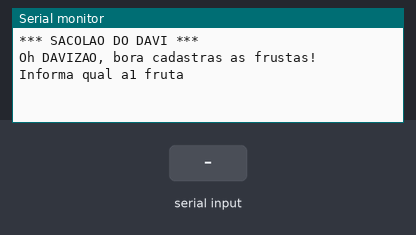
The sketch below on a simulated Arduino Uno, built with avr-gcc and run on an emulated ATmega328P. Shown: the last lines printed to the serial monitor. The inputs (shaded band) are chosen by the test bench.

Above: at 0.8 s.
0.9 s: "90,45\n" received over Serial
At 2.5 s:
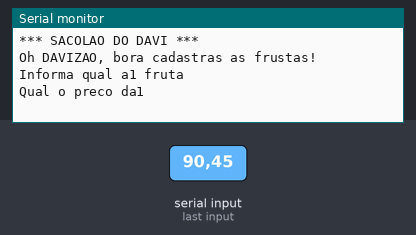
3.4 s: "30,150\n" received over Serial
At 5.6 s:
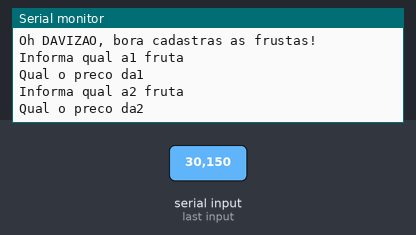

The sketch:

copy_of_vetores_cadastro_de_frutas1.ino
```cpp
// C++ code
//
String frutas[6];/*cria um vetor tamanho 6 (preenchendo as posições com string vazia
                     EXEMPLO : String frutas[6] = {"","","","","",""};*/
float precosFrutas[6];
void setup()
{
  Serial.begin(9600);

  Serial.println("*** SACOLAO DO DAVI ***");
  Serial.println();
  //vetor tamanho 6: vai de 0 até 5

  Serial.println("Oh DAVIZAO, bora cadastras as frustas!");

  Serial.println();
  //Pede a fruta para o usuário
  for(int i = 0; i <= 5; i++){
   Serial.println("Informa qual a" + String(i + 1) +" fruta");
   while(!Serial.available());
   String fruta = Serial.readString();

   //pega o preço da fruta
   Serial.println("Qual o preco da" + String(i + 1) +"");
   while(!Serial.available());
   float precosDigitado= Serial.parseFloat();

    //põe a fruta na sacola / cadastra a fruta no array/vetor
    frutas[i] = fruta;
    precosFrutas[i] = precosDigitado;

  } //fim do for


  Serial.println("CADASTRO COMPLETO :)");
  Serial.println("--------------------");
  Serial.println("Exibindo os valores cadastrados");

  Serial.println();

  for(int i = 0; i <= 5; i++){
  Serial.println(String(i +1) + "a Fruta: " + frutas[i]);
  Serial.println("Preco da fruta: " + String(precosFrutas[i]));
  Serial.println();
  }

}

void loop()
{
}
```

Measured:
- after the input at 0.9 s, the serial monitor: prints a new line after 1.0 s (image 1)
- after the input at 3.4 s, the serial monitor: prints a new line at once (image 2)
